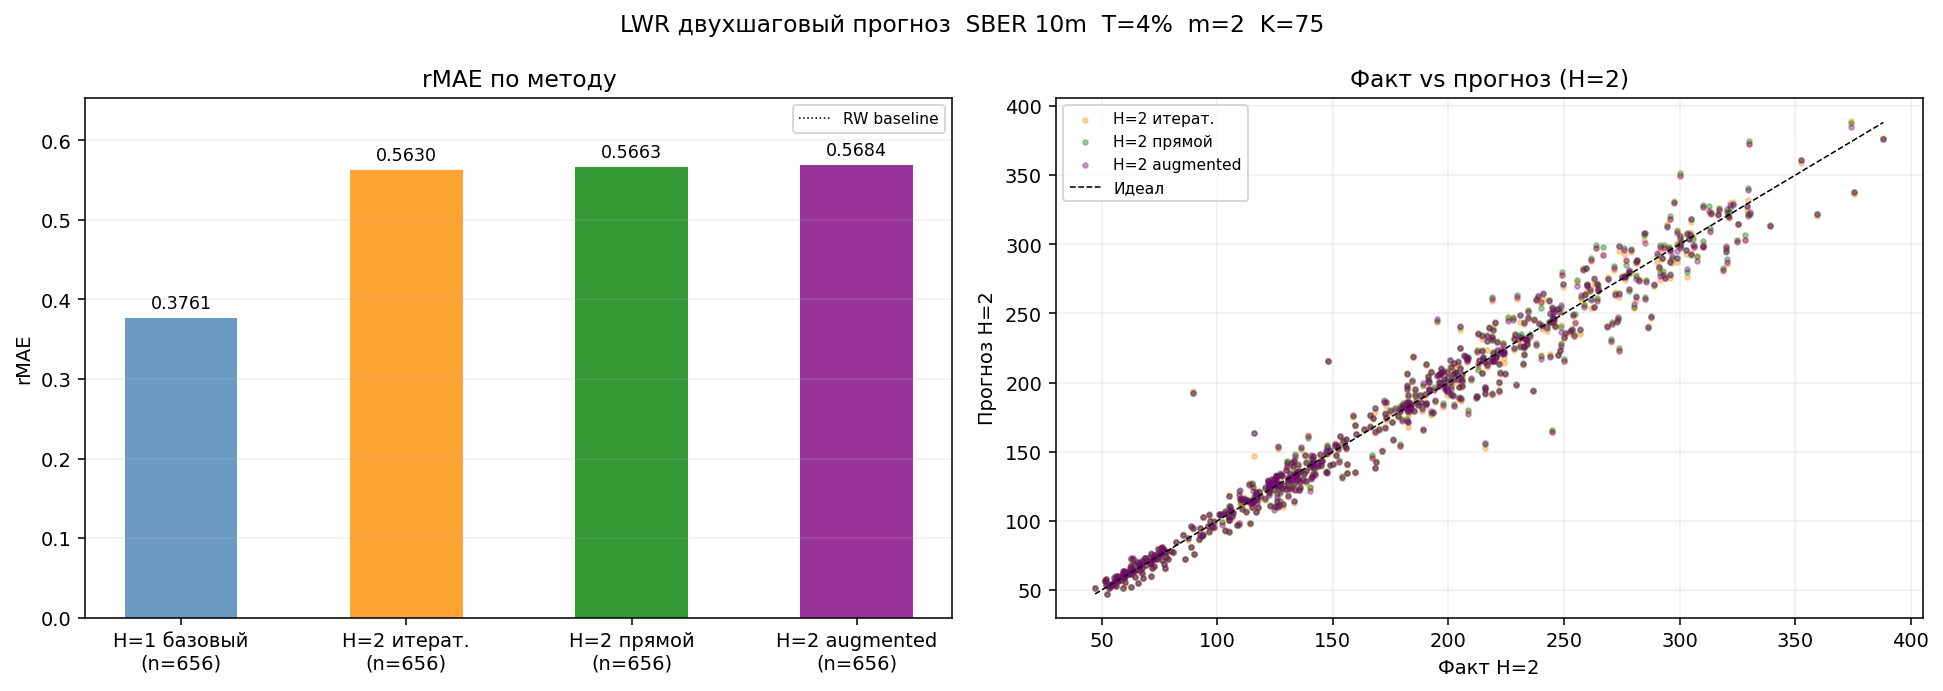

Write Python code to recreate this figure.
#!/usr/bin/env python3
"""
lwr_h2.py — Двухшаговый прогноз зигзага (H=2 пивота вперёд).

Четыре метода:
  H1   — базовый LWR H=1 (воспроизведение)
  ITER — итеративный: H=1 модель применяется дважды;
         второй шаг ищет соседей в сдвинутом пуле с [lr1_pred, lr1_cur]
  DIR  — прямой: те же признаки [lr1, lr2], таргет = lp[j+2]-lp[j]
  AUG  — augmented vector: первый шаг (H=1) предсказывает lr1_pred,
         затем строим 3D запрос [lr1_pred, lr1_cur, lr2_cur] и ищем
         в 3D пуле [lp[j+1]-lp[j], lp[j]-lp[j-1], lp[j-1]-lp[j-2]]
         c таргетом lp[j+2]-lp[j+1].

Идея AUG: не сдвигать вектор задержки (как в ITER), а добавить
спрогнозированную точку как новое измерение, сохранив текущий контекст.

Каузальность:
  H=1  : таргет j+1 подтверждён → j < j_max-1
  H=2  : таргет j+2 подтверждён → j < j_max-2
"""
import json
import numpy as np
import matplotlib
matplotlib.use("Agg")
import matplotlib.pyplot as plt
import matplotlib.dates as mdates
from datetime import datetime
from pathlib import Path

T_QUERY     = 0.04
T_POOL      = 0.036
M_EMBED     = 2
K_LWR       = 75
MIN_HISTORY = 50
MIN_DIR     = M_EMBED + 2

DATA = Path(__file__).parent.parent.parent / "data" / "candles"
OUT  = Path(__file__).parent


# ── загрузка ──────────────────────────────────────────────────────────────────

def load_candles(ticker, interval):
    path = DATA / ticker / f"{interval}.json"
    with open(path) as fh:
        raw = json.load(fh)
    log_highs = np.log(np.array([c["high"]  for c in raw], dtype=np.float64))
    log_lows  = np.log(np.array([c["low"]   for c in raw], dtype=np.float64))
    dates     = np.array([c["begin"] for c in raw])
    return log_highs, log_lows, dates


def build_zigzag(log_highs, log_lows, dates, threshold):
    lp, conf, dirs = [], [], []
    direction = 0
    extreme   = (log_highs[0] + log_lows[0]) / 2.0
    for bar in range(len(log_highs)):
        if direction == 0:
            if log_highs[bar] - extreme >= threshold:
                direction, extreme = 1, log_highs[bar]
            elif extreme - log_lows[bar] >= threshold:
                direction, extreme = -1, log_lows[bar]
        elif direction == 1:
            if log_highs[bar] > extreme:
                extreme = log_highs[bar]
            elif extreme - log_lows[bar] >= threshold:
                lp.append(extreme); conf.append(dates[bar]); dirs.append(+1)
                direction, extreme = -1, log_lows[bar]
        else:
            if log_lows[bar] < extreme:
                extreme = log_lows[bar]
            elif log_highs[bar] - extreme >= threshold:
                lp.append(extreme); conf.append(dates[bar]); dirs.append(-1)
                direction, extreme = 1, log_highs[bar]
    return np.array(lp), np.array(conf), np.array(dirs, dtype=np.int8)


# ── LWR ядро ─────────────────────────────────────────────────────────────────

def lwr_fit(query_vec, feat, tgt, k):
    """Взвешенная OLS по k ближайшим соседям. Возвращает lr или None."""
    dists = np.linalg.norm(feat - query_vec, axis=1)
    if len(dists) < k:
        return None
    nn   = np.argpartition(dists, k - 1)[:k]
    d    = dists[nn]
    dmax = d.max()
    if dmax < 1e-12:
        return float(tgt[nn].mean())
    w  = np.exp(-0.5 * (d / dmax) ** 2)
    sw = np.sqrt(w)
    A  = np.column_stack([np.ones(k), feat[nn]]) * sw[:, None]
    c, *_ = np.linalg.lstsq(A, tgt[nn] * sw, rcond=None)
    return float(c[0] + c[1:] @ query_vec)


def pool_cutoff(pool_lp, pool_conf, pool_dirs, conf_date,
                m, h, target_offset=1):
    """
    Строит пул признаков и таргетов с каузальной отсечкой.

    h           — горизонт для C3 (j+h < j_max)
    target_offset — откуда берётся таргет:
        1  → target = lp[j+target_offset] - lp[j]
        но для ITER-шаг2 нам нужен lp[j+1]-lp[j] как признак,
        а lp[j+2]-lp[j+1] как таргет → используем shift=True
    """
    j_max = int(np.searchsorted(pool_conf, conf_date, side='left'))
    valid = np.arange(m, j_max - h)
    if len(valid) == 0:
        return None, None, None

    feat = np.array([
        [pool_lp[j - lag] - pool_lp[j - lag - 1] for lag in range(m)]
        for j in valid
    ])
    tgt  = pool_lp[valid + h] - pool_lp[valid]
    dirs = pool_dirs[valid]

    ok = np.all(np.isfinite(feat), axis=1) & np.isfinite(tgt)
    return feat[ok], tgt[ok], dirs[ok]


def pool_cutoff_shifted(pool_lp, pool_conf, pool_dirs, conf_date, m):
    """
    Пул для ITER шага 2: признаки = [lp[j+1]-lp[j], lp[j]-lp[j-1], ...],
    таргет = lp[j+2] - lp[j+1].
    Каузальность: j+2 < j_max → j < j_max-2.
    """
    j_max = int(np.searchsorted(pool_conf, conf_date, side='left'))
    # j+1 нужен как признак, j+2 как таргет → j <= j_max-3
    valid = np.arange(m - 1, j_max - 2)
    if len(valid) == 0:
        return None, None, None

    feat = np.array([
        [pool_lp[j + 1 - lag] - pool_lp[j - lag] for lag in range(m)]
        for j in valid
    ])
    tgt  = pool_lp[valid + 2] - pool_lp[valid + 1]
    dirs = pool_dirs[valid + 1]  # направление в точке j+1

    ok = np.all(np.isfinite(feat), axis=1) & np.isfinite(tgt)
    return feat[ok], tgt[ok], dirs[ok]


def pool_cutoff_aug(pool_lp, pool_conf, pool_dirs, conf_date, m):
    """
    Пул для AUG: признаки = [lp[j+1]-lp[j], lp[j]-lp[j-1], ..., lp[j-m+2]-lp[j-m+1]]
    (m+1 измерений: 1 "будущее" + m текущих),
    таргет = lp[j+2] - lp[j+1].
    Каузальность: j+2 < j_max.
    """
    aug_m = m + 1
    j_max = int(np.searchsorted(pool_conf, conf_date, side='left'))
    valid = np.arange(m, j_max - 2)
    if len(valid) == 0:
        return None, None, None

    # feat[0] = lp[j+1]-lp[j]  (фактический следующий шаг — "будущее" пула)
    # feat[1..m] = lp[j]-lp[j-1], ..., lp[j-m+2]-lp[j-m+1]
    feat = np.zeros((len(valid), aug_m))
    for row, j in enumerate(valid):
        feat[row, 0] = pool_lp[j + 1] - pool_lp[j]
        for lag in range(m):
            feat[row, lag + 1] = pool_lp[j - lag] - pool_lp[j - lag - 1]
    tgt  = pool_lp[valid + 2] - pool_lp[valid + 1]
    dirs = pool_dirs[valid]   # направление в точке j (как в H=1 запросе)

    ok = np.all(np.isfinite(feat), axis=1) & np.isfinite(tgt)
    return feat[ok], tgt[ok], dirs[ok]


# ── метрика ───────────────────────────────────────────────────────────────────

def rmae(preds, actuals):
    e = np.abs(np.array(preds) - np.array(actuals))
    dz = float(np.mean(np.abs(np.diff(actuals))))
    return float(e.mean() / dz) if dz > 1e-12 else np.nan


# ── walk-forward ──────────────────────────────────────────────────────────────

def walk_forward(query_lp, query_conf, query_dirs,
                 pool_lp, pool_conf, pool_dirs):
    n = len(query_lp)

    h1_preds, h1_actuals       = [], []
    iter_preds, iter_actuals   = [], []
    dir_preds,  dir_actuals    = [], []
    aug_preds,  aug_actuals    = [], []

    for i in range(MIN_HISTORY, n - 2):  # нужен i+2
        conf_date = query_conf[i]
        qdir      = int(query_dirs[i])

        # Вектор запроса H=1: [lr1_cur, lr2_cur]
        q1 = np.array([
            query_lp[i - lag] - query_lp[i - lag - 1]
            for lag in range(M_EMBED)
        ])

        # ── H=1 базовый ──────────────────────────────────────────────────────
        f1, t1, d1 = pool_cutoff(pool_lp, pool_conf, pool_dirs,
                                  conf_date, M_EMBED, h=1)
        if f1 is None:
            continue
        mask1 = d1 == qdir
        if mask1.sum() < max(MIN_DIR, K_LWR):
            continue
        lr1 = lwr_fit(q1, f1[mask1], t1[mask1], K_LWR)
        if lr1 is None:
            continue

        actual_h1 = float(np.exp(query_lp[i + 1]))
        h1_preds.append(float(np.exp(query_lp[i] + lr1)))
        h1_actuals.append(actual_h1)

        actual_h2 = float(np.exp(query_lp[i + 2]))

        # ── ITER: второй шаг со сдвинутым пулом ─────────────────────────────
        # Признак: [lr1_pred, lr1_cur]; направление на i+1 = -qdir
        q_iter = np.array([lr1, q1[0]])   # [lr1_pred, lr1_cur]
        dir_iter = -qdir                   # следующий пивот противоположного знака

        fs, ts, ds = pool_cutoff_shifted(pool_lp, pool_conf, pool_dirs,
                                          conf_date, M_EMBED)
        if fs is not None:
            mask_s = ds == dir_iter
            if mask_s.sum() >= max(MIN_DIR, K_LWR):
                lr2_iter = lwr_fit(q_iter, fs[mask_s], ts[mask_s], K_LWR)
                if lr2_iter is not None:
                    pred_h2_iter = float(np.exp(query_lp[i] + lr1 + lr2_iter))
                    iter_preds.append(pred_h2_iter)
                    iter_actuals.append(actual_h2)

        # ── DIR: прямой H=2 ──────────────────────────────────────────────────
        # Признаки те же [lr1, lr2], таргет = lp[j+2]-lp[j]
        f2, t2, d2 = pool_cutoff(pool_lp, pool_conf, pool_dirs,
                                   conf_date, M_EMBED, h=2)
        if f2 is not None:
            mask2 = d2 == qdir
            if mask2.sum() >= max(MIN_DIR, K_LWR):
                lr_dir = lwr_fit(q1, f2[mask2], t2[mask2], K_LWR)
                if lr_dir is not None:
                    dir_preds.append(float(np.exp(query_lp[i] + lr_dir)))
                    dir_actuals.append(actual_h2)

        # ── AUG: расширенный вектор [lr1_pred, lr1_cur, lr2_cur] ─────────────
        q_aug = np.array([lr1, q1[0], q1[1]])   # 3D запрос
        fa, ta, da = pool_cutoff_aug(pool_lp, pool_conf, pool_dirs,
                                      conf_date, M_EMBED)
        if fa is not None:
            mask_a = da == qdir
            if mask_a.sum() >= max(MIN_DIR, K_LWR):
                lr_aug = lwr_fit(q_aug, fa[mask_a], ta[mask_a], K_LWR)
                if lr_aug is not None:
                    # AUG предсказывает lp[j+2]-lp[j+1]; добавляем lr1 (шаг 1)
                    aug_preds.append(float(np.exp(query_lp[i] + lr1 + lr_aug)))
                    aug_actuals.append(actual_h2)

    return (h1_preds,   h1_actuals,
            iter_preds, iter_actuals,
            dir_preds,  dir_actuals,
            aug_preds,  aug_actuals)


# ── визуализация ──────────────────────────────────────────────────────────────

def plot_results(results, out_path):
    (h1p, h1a, itp, ita, drp, dra, agp, aga) = results

    methods = [
        ("H=1 базовый",    np.array(h1p),  np.array(h1a),  "steelblue"),
        ("H=2 итерат.",    np.array(itp),  np.array(ita),  "darkorange"),
        ("H=2 прямой",     np.array(drp),  np.array(dra),  "green"),
        ("H=2 augmented",  np.array(agp),  np.array(aga),  "purple"),
    ]

    fig, axes = plt.subplots(1, 2, figsize=(14, 5))
    fig.suptitle("LWR двухшаговый прогноз  SBER 10m  T=4%  m=2  K=75", fontsize=12)

    # rMAE bar chart
    ax = axes[0]
    names, rmae_vals, colors = [], [], []
    for label, preds, acts, color in methods:
        if len(preds) < 5:
            continue
        r = rmae(preds, acts)
        names.append(f"{label}\n(n={len(preds)})")
        rmae_vals.append(r)
        colors.append(color)
        print(f"{label:20s}  n={len(preds):4d}  rMAE={r:.4f}")

    bars = ax.bar(names, rmae_vals, color=colors, alpha=0.8, width=0.5)
    ax.axhline(1.0, color='black', lw=0.8, ls=':', label='RW baseline')
    ax.bar_label(bars, fmt='%.4f', padding=3, fontsize=9)
    ax.set_ylabel("rMAE")
    ax.set_title("rMAE по методу")
    ax.set_ylim(0, max(rmae_vals) * 1.15)
    ax.legend(fontsize=8)
    ax.grid(True, alpha=0.2, axis='y')

    # predicted vs actual scatter (H=2 методы)
    ax2 = axes[1]
    for label, preds, acts, color in methods[1:]:  # пропускаем H=1
        if len(preds) < 5:
            continue
        ax2.scatter(acts, preds, s=6, alpha=0.35, color=color, label=label)

    lims = [
        min(np.concatenate([np.array(dra), np.array(aga), np.array(ita)])),
        max(np.concatenate([np.array(dra), np.array(aga), np.array(ita)])),
    ]
    ax2.plot(lims, lims, 'k--', lw=0.8, label='Идеал')
    ax2.set_xlabel("Факт H=2")
    ax2.set_ylabel("Прогноз H=2")
    ax2.set_title("Факт vs прогноз (H=2)")
    ax2.legend(fontsize=8)
    ax2.grid(True, alpha=0.2)

    plt.tight_layout()
    fig.savefig(out_path, dpi=140, bbox_inches='tight')
    plt.close(fig)
    print(f"Рисунок → {out_path}")


def main():
    log_highs, log_lows, dates = load_candles("SBER", "10m")
    print(f"Свечей: {len(dates)}")

    query_lp, query_conf, query_dirs = build_zigzag(
        log_highs, log_lows, dates, T_QUERY)
    pool_lp, pool_conf, pool_dirs = build_zigzag(
        log_highs, log_lows, dates, T_POOL)
    print(f"T_query={T_QUERY*100:.0f}%: {len(query_lp)} пивотов")
    print(f"T_pool ={T_POOL*100:.1f}%:  {len(pool_lp)} пивотов\n")

    results = walk_forward(
        query_lp, query_conf, query_dirs,
        pool_lp, pool_conf, pool_dirs,
    )
    plot_results(results, OUT / "lwr_h2.png")


if __name__ == "__main__":
    main()
